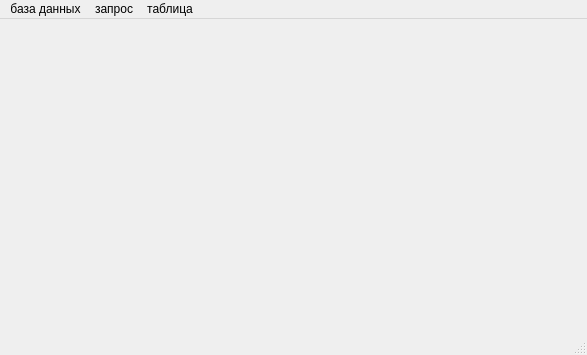
<?xml version="1.0" encoding="UTF-8"?>
<ui version="4.0">
 <class>MainWindow</class>
 <widget class="QMainWindow" name="MainWindow">
  <property name="geometry">
   <rect>
    <x>0</x>
    <y>0</y>
    <width>587</width>
    <height>355</height>
   </rect>
  </property>
  <property name="windowTitle">
   <string>MainWindow</string>
  </property>
  <widget class="QWidget" name="centralWidget"/>
  <widget class="QMenuBar" name="menuBar">
   <property name="geometry">
    <rect>
     <x>0</x>
     <y>0</y>
     <width>587</width>
     <height>21</height>
    </rect>
   </property>
   <widget class="QMenu" name="menuDatabase">
    <property name="title">
     <string>база данных</string>
    </property>
    <addaction name="open"/>
    <addaction name="separator"/>
    <addaction name="customRequest"/>
   </widget>
   <widget class="QMenu" name="menuQuery">
    <property name="title">
     <string>запрос</string>
    </property>
   </widget>
   <widget class="QMenu" name="menuTable">
    <property name="title">
     <string>таблица</string>
    </property>
   </widget>
   <addaction name="menuDatabase"/>
   <addaction name="menuQuery"/>
   <addaction name="menuTable"/>
  </widget>
  <widget class="QStatusBar" name="statusBar"/>
  <action name="open">
   <property name="text">
    <string>открыть</string>
   </property>
  </action>
  <action name="action_2">
   <property name="text">
    <string>таблица</string>
   </property>
  </action>
  <action name="action_3">
   <property name="text">
    <string>операции</string>
   </property>
  </action>
  <action name="action_4">
   <property name="text">
    <string>свой запрос</string>
   </property>
  </action>
  <action name="customRequest">
   <property name="text">
    <string>ввести запрос</string>
   </property>
  </action>
 </widget>
 <layoutdefault spacing="6" margin="11"/>
 <resources/>
 <connections/>
</ui>
